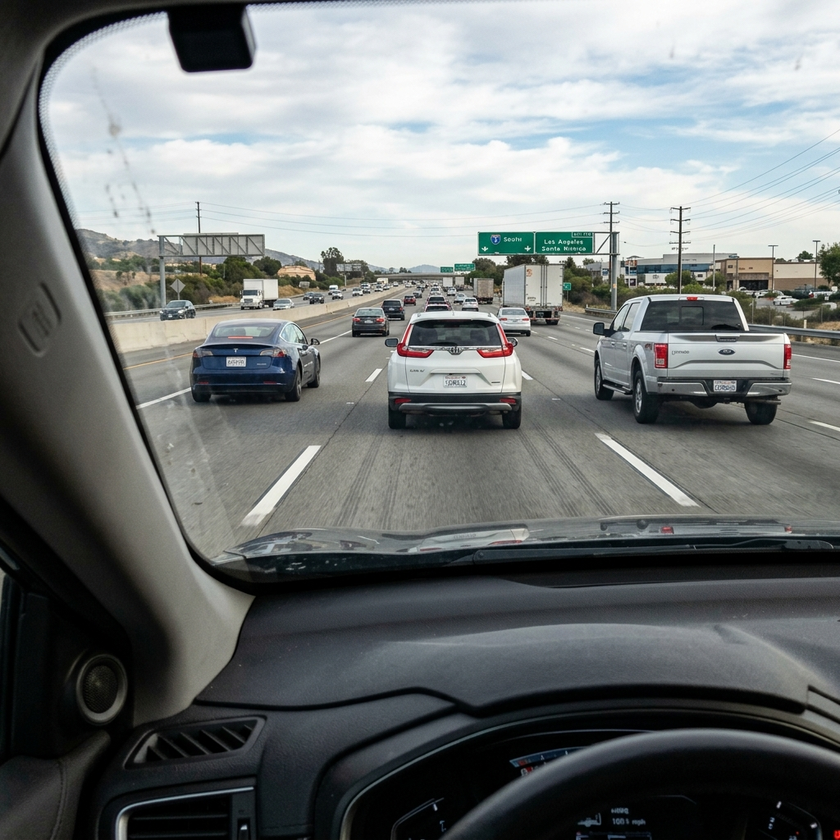
#> input picture data/samples/highway_traffic.png, 840 x 840 px, shrunk from 1024 x 1024 before the run
$ python -i cv_helpers.py   (imports and definitions only)
#> lines starting #> are read from the running program, lines starting #| are printed output that depends on the picture; after the words box and inside, x2 and y2 are one past the last pixel; in counts of white or black regions, pixels touching at a corner belong together
#> further down, picture is the input picture: shape (840, 840, 3); mean B, G, R 117.3, 117.4, 113
import cv2
import numpy as np
from configs.settings import LANE_ROI_VERTICES, LANE_DEPARTURE_THRESHOLD

def get_roi_mask(img, vertices):
    """Applies a region of interest mask based on polygon vertices."""
    mask = np.zeros_like(img)
    if len(img.shape) > 2:
        channel_count = img.shape[2]
        ignore_mask_color = (255,) * channel_count
    else:
        ignore_mask_color = 255
    cv2.fillPoly(mask, vertices, ignore_mask_color)
    return cv2.bitwise_and(img, mask)

def detect_lanes(img):
    """
    Performs lane detection on a street image.
    Returns:
        lane_overlay: Image with lane drawing
        departure_warning: String indicating warning or "None"
        lane_metrics: Dictionary containing lane info
    """
    height, width = img.shape[:2]

    # 1. Convert to grayscale and blur
    gray = cv2.cvtColor(img, cv2.COLOR_BGR2GRAY)
    blurred = cv2.GaussianBlur(gray, (5, 5), 0)

    # 2. Canny Edge Detection
    edges = cv2.Canny(blurred, 50, 150)
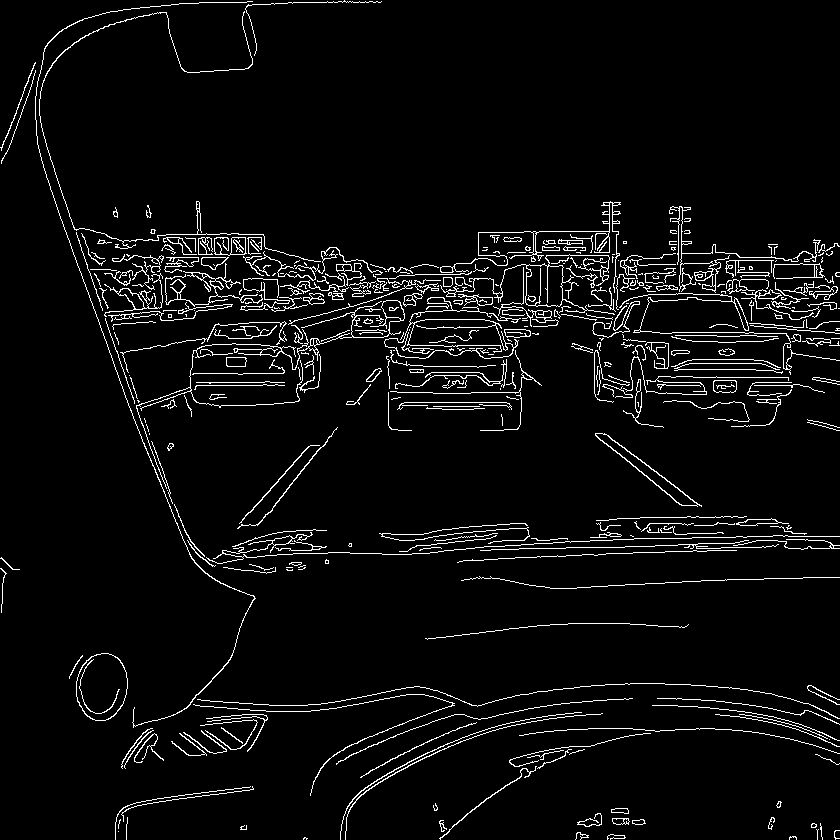
#> edges: shape (840, 840); 4.6% white in thin lines or dots

    # 3. Region of Interest Mask
    roi_vertices = np.array([[
        (int(v[0] * width), int(v[1] * height)) for v in LANE_ROI_VERTICES
    ]], dtype=np.int32)
    masked_edges = get_roi_mask(edges, roi_vertices)
#> in get_roi_mask, `cv2.fillPoly(mask, vertices, ignore_mask_color)`:
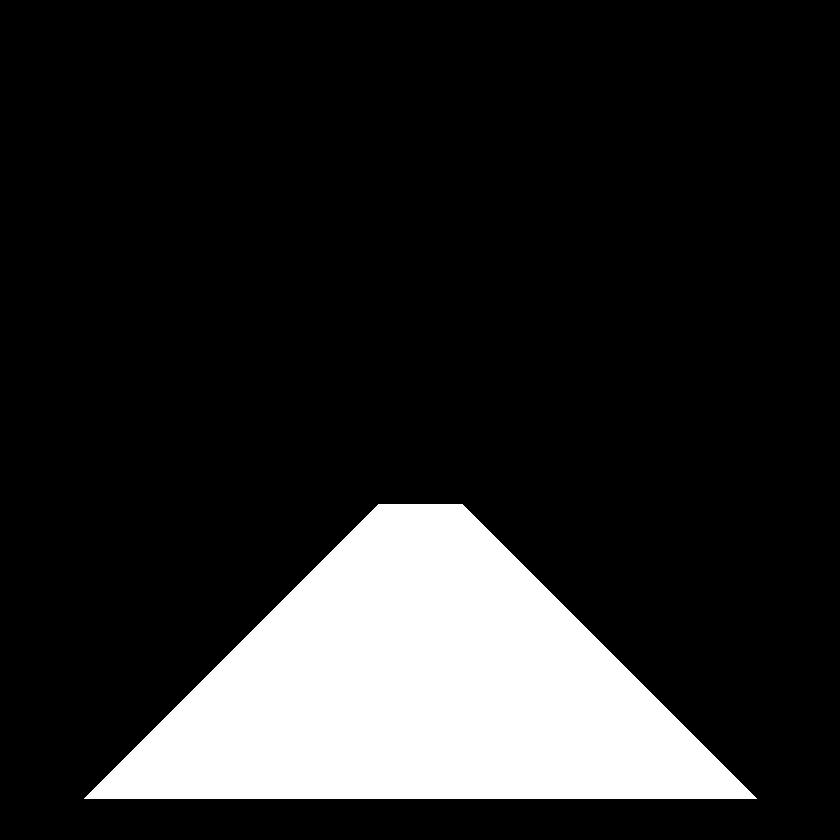
#> mask: shape (840, 840); 15.8% white; 1 white region, box (x1, y1, x2, y2) and area: (84, 504, 757, 799) 111805
#> in get_roi_mask, `return cv2.bitwise_and(img, mask)`:
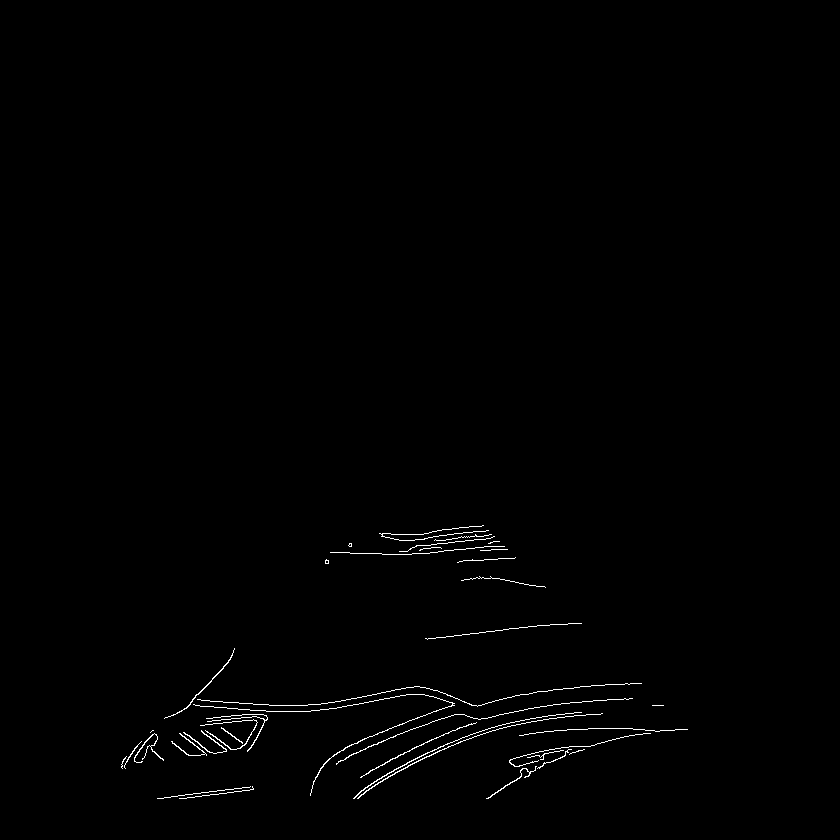
#> returned value: shape (840, 840); 0.64% white in thin lines or dots, all inside (x1, y1, x2, y2) = (121, 525, 688, 799)

    # 4. Hough Line Transform
    lines = cv2.HoughLinesP(
        masked_edges,
        rho=1,
        theta=np.pi/180,
        threshold=20,
        minLineLength=30,
        maxLineGap=150
    )
#> lines = 72 rows, first 6: [157, 798, 600, 743], [137, 745, 631, 728], [188, 705, 630, 735], [241, 717, 630, 683], [124, 758, 608, 699], [443, 700, 641, 683]

    left_lines = []
    right_lines = []

    if lines is not None:
        for line in lines:
            for x1, y1, x2, y2 in line:
                if x1 == x2:
                    continue  # Skip vertical lines
                slope = (y2 - y1) / (x2 - x1)
                intercept = y1 - slope * x1

                # Filter out near-horizontal lines
                if abs(slope) < 0.3 or abs(slope) > 3.0:
                    continue

                # Standard camera view: Left lane has negative slope, Right lane has positive slope
                if slope < 0:
                    left_lines.append((slope, intercept))
                else:
                    right_lines.append((slope, intercept))
#> this loop made 72 passes
#> after the loop, left_lines = 22 items, first 6: (-0.487, 950.3), (-1.04, 899.4), (-0.552, 988.1), (-0.341, 948.6), (-0.557, 993.8), (-0.305, 794.5); right_lines = [(0.358, 534.8)]

    # 5. Average/Extrapolate Lines
    y_min = int(height * 0.6)
    y_max = height

    left_lane = None
    right_lane = None

    if left_lines:
        avg_slope, avg_intercept = np.mean(left_lines, axis=0)
#> avg_slope = -0.602; avg_intercept = 959.5
        x_start = int((y_min - avg_intercept) / avg_slope)
#> x_start = 756
        x_end = int((y_max - avg_intercept) / avg_slope)
#> x_end = 198
        left_lane = (x_start, y_min, x_end, y_max)
#> left_lane = (756, 504, 198, 840)

    if right_lines:
        avg_slope, avg_intercept = np.mean(right_lines, axis=0)
#> avg_slope = 0.358; avg_intercept = 534.8
        x_start = int((y_min - avg_intercept) / avg_slope)
#> x_start = -85
        x_end = int((y_max - avg_intercept) / avg_slope)
#> x_end = 852
        right_lane = (x_start, y_min, x_end, y_max)
#> right_lane = (-85, 504, 852, 840)

    # 6. Create Visual Overlay & Compute Departure Metrics
    overlay = img.copy()
    lane_metrics = {"left_detected": left_lane is not None, "right_detected": right_lane is not None}
#> lane_metrics = {'left_detected': True, 'right_detected': True}
    departure_warning = "Normal"

    if left_lane is not None and right_lane is not None:
        # Draw lane polygon (green shaded area)
        pts = np.array([
            [left_lane[0], left_lane[1]],
            [left_lane[2], left_lane[3]],
            [right_lane[2], right_lane[3]],
            [right_lane[0], right_lane[1]]
        ], dtype=np.int32)
#> pts = [[756, 504], [198, 840], [852, 840], [-85, 504]]
        cv2.fillPoly(overlay, [pts], (0, 180, 0))

        # Draw lane boundary lines
        cv2.line(overlay, (left_lane[0], left_lane[1]), (left_lane[2], left_lane[3]), (0, 255, 0), 4)
        cv2.line(overlay, (right_lane[0], right_lane[1]), (right_lane[2], right_lane[3]), (0, 255, 0), 4)
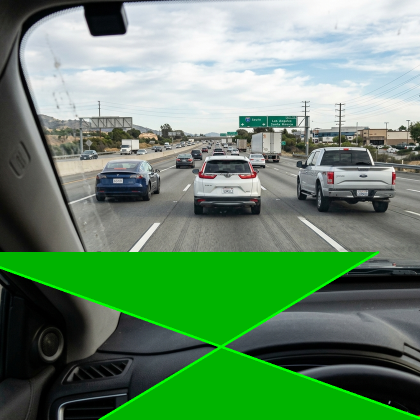
#> overlay: shape (840, 840, 3) (shown at 1/2 size); mean B, G, R 106.6, 140.9, 103.2

        # Calculate lane center vs vehicle center
        lane_center = (left_lane[2] + right_lane[2]) / 2.0
#> lane_center = 525
        vehicle_center = width / 2.0
        deviation = (vehicle_center - lane_center) / width  # Normalized
#> deviation = -0.125
        lane_metrics["deviation"] = deviation

        if deviation > LANE_DEPARTURE_THRESHOLD:
            departure_warning = "WARNING: Lane Departure Right!"
        elif deviation < -LANE_DEPARTURE_THRESHOLD:
            departure_warning = "WARNING: Lane Departure Left!"
    else:
        # Draw ROI boundaries for visual feedback if lane not detected
        cv2.polylines(overlay, [roi_vertices], isClosed=True, color=(0, 255, 255), thickness=2)
        if left_lane is not None:
            cv2.line(overlay, (left_lane[0], left_lane[1]), (left_lane[2], left_lane[3]), (0, 255, 0), 3)
        if right_lane is not None:
            cv2.line(overlay, (right_lane[0], right_lane[1]), (right_lane[2], right_lane[3]), (0, 255, 0), 3)
        lane_metrics["deviation"] = 0.0

    # Alpha blend overlay for premium transparent green lane
    cv2.addWeighted(overlay, 0.35, img, 0.65, 0, img)
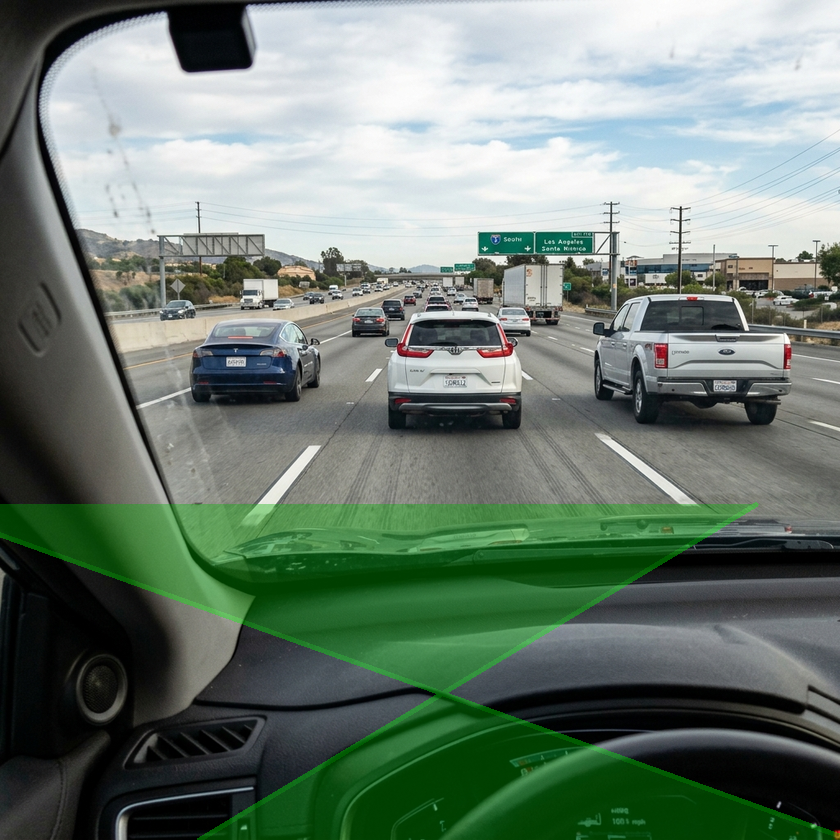
#> img: shape (840, 840, 3); 18.43% of pixels changed, all inside (x1, y1, x2, y2) = (0, 502, 840, 840)
    return img, departure_warning, lane_metrics

# [41 lines left out: function draw_perception_overlay, not called in this run]

>>> import cv2
>>> picture = cv2.imread('../data/samples/highway_traffic.png')
>>> result = detect_lanes(picture)

$ run again, on data/samples/lane_drifting.png
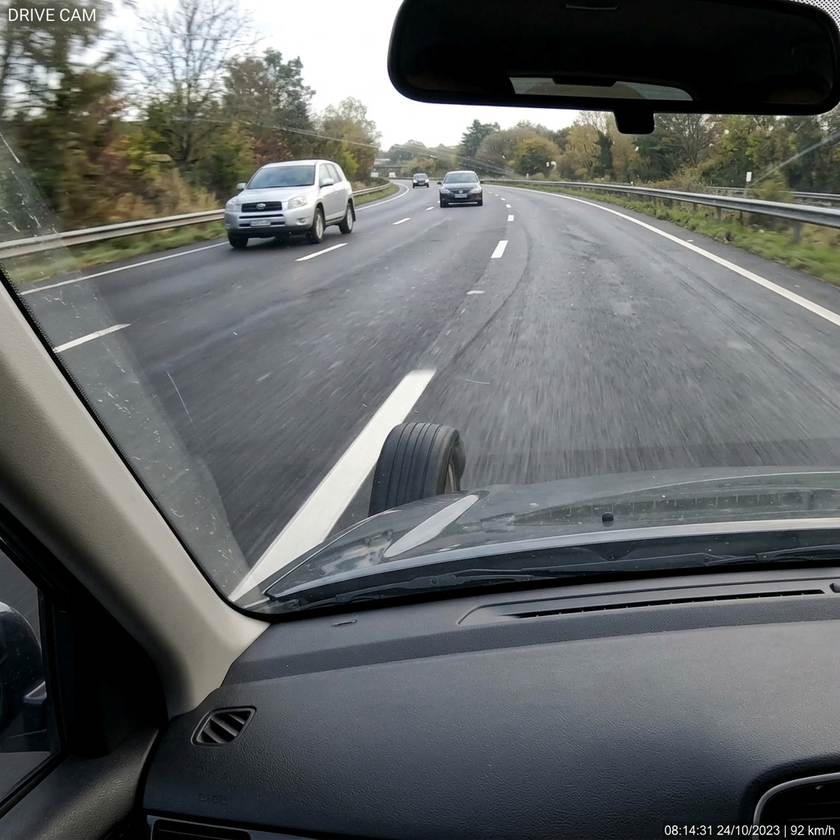
#> input picture data/samples/lane_drifting.png, 840 x 840 px, shrunk from 1024 x 1024 before the run
#> picture is the input picture: shape (840, 840, 3); mean B, G, R 101.9, 102.1, 99
#> in detect_lanes, `edges = cv2.Canny(blurred, 50, 150)`:
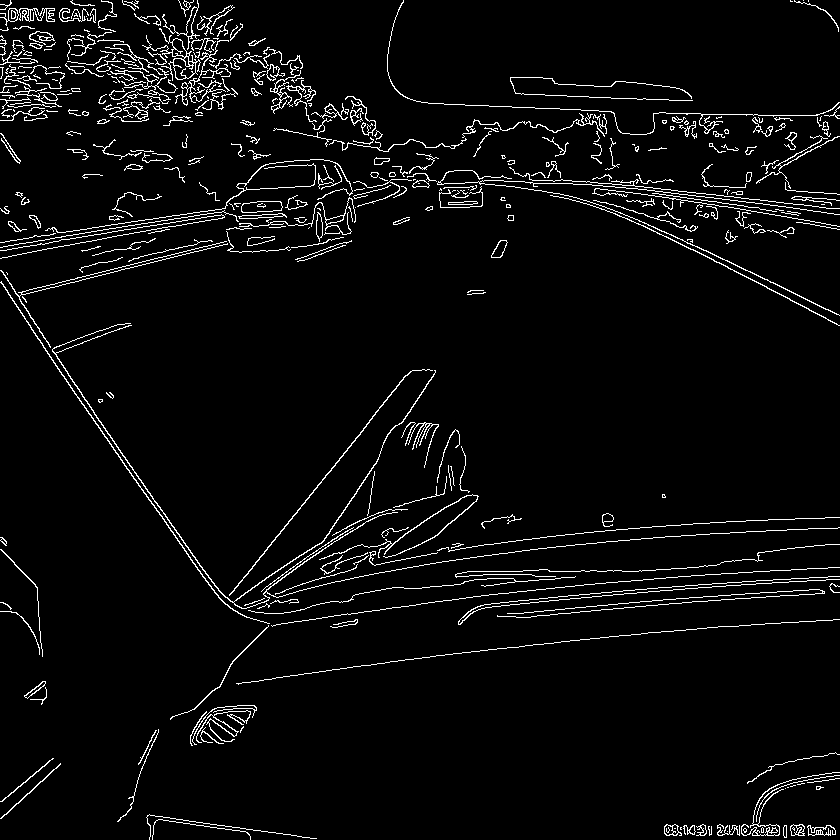
#> edges: shape (840, 840); 4.3% white in thin lines or dots
#> mask: shape (840, 840); 15.8% white; 1 white region, box (x1, y1, x2, y2) and area: (84, 504, 757, 799) 111805
#> lines = 58 rows, first 6: [436, 655, 596, 638], [268, 625, 490, 594], [264, 629, 448, 505], [136, 785, 465, 509], [220, 685, 439, 655], [151, 737, 400, 505]
#> the loop in detect_lanes, `for line in lines:` made 58 passes
#> after the loop in detect_lanes, `for line in lines:`: left_lines = 29 pairs, first value -2.68 to -0.303, second value 663.4 to 1148.1; right_lines = [(0.744, 562), (0.531, 302.7), (0.543, 601.7), (1.07, 503.8)]
#> in detect_lanes, `avg_slope, avg_intercept = np.mean(left_lines, axis=0)`: avg_slope = -0.941; avg_intercept = 880.6
#> in detect_lanes, `x_start = int((y_min - avg_intercept) / avg_slope)`: x_start = 400
#> in detect_lanes, `x_end = int((y_max - avg_intercept) / avg_slope)`: x_end = 43
#> left_lane = (400, 504, 43, 840)
#> in detect_lanes, `avg_slope, avg_intercept = np.mean(right_lines, axis=0)`: avg_slope = 0.722; avg_intercept = 492.5
#> in detect_lanes, `x_start = int((y_min - avg_intercept) / avg_slope)`: x_start = 15
#> in detect_lanes, `x_end = int((y_max - avg_intercept) / avg_slope)`: x_end = 481
#> right_lane = (15, 504, 481, 840)
#> lane_metrics = {'left_detected': True, 'right_detected': True}
#> pts = [[400, 504], [43, 840], [481, 840], [15, 504]]
#> lane_center = 262
#> deviation = 0.188
#> in detect_lanes, `cv2.addWeighted(overlay, 0.35, img, 0.65, 0, img)`:
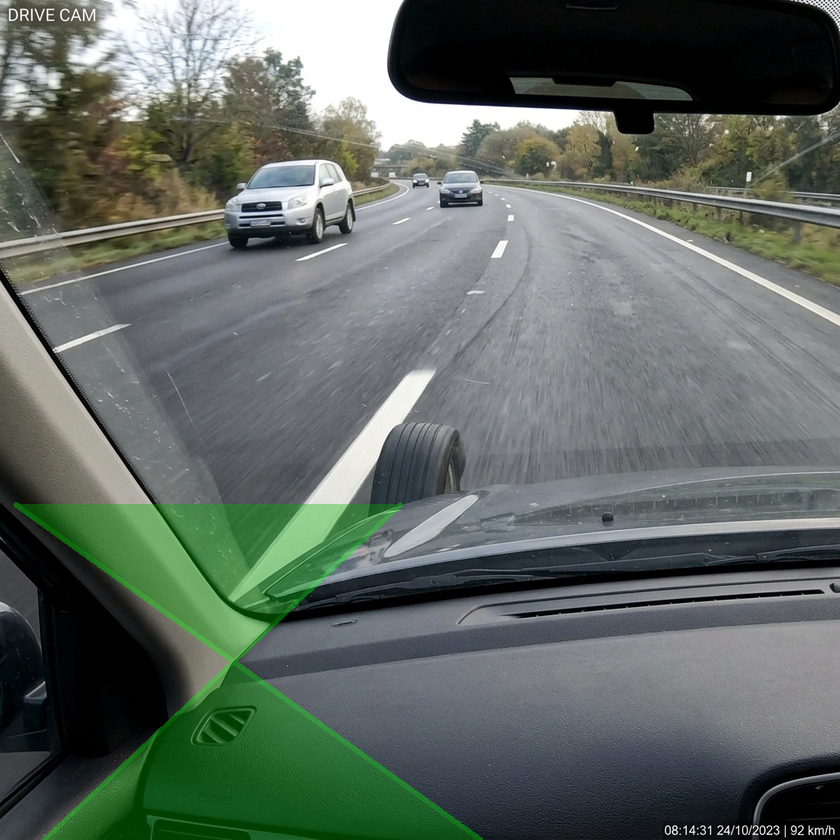
#> img: shape (840, 840, 3); 10.2% of pixels changed, all inside (x1, y1, x2, y2) = (13, 502, 483, 840)
